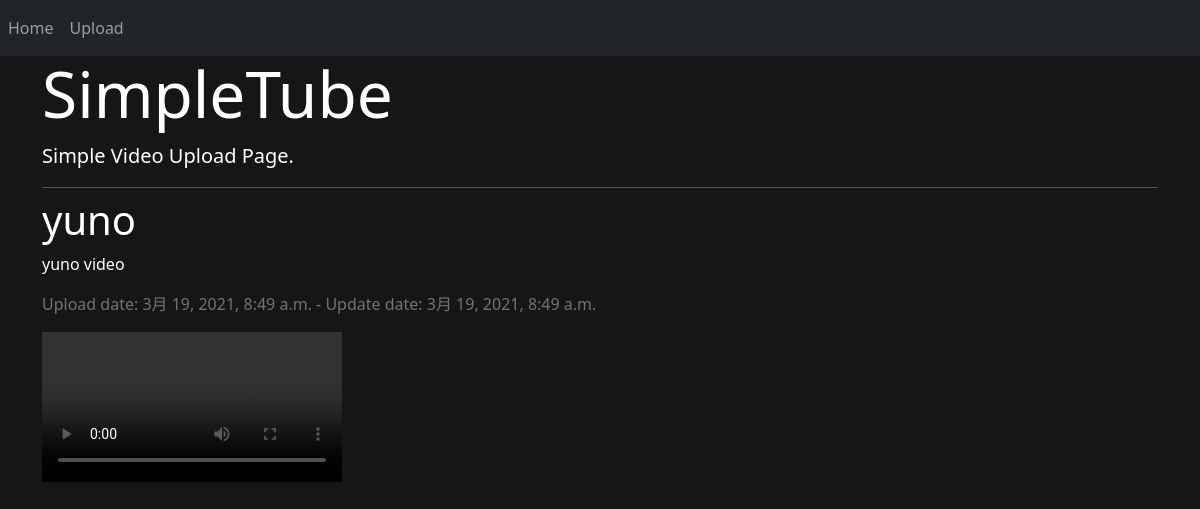
The app's page /play/5/ with its own data.
### videos/models.py (models this page shows, shortened)
class Video(models.Model):
    title = models.CharField('Video Title', max_length=255)
    description = models.TextField('Descriptions(optional)', blank=True)
    thumbnail = models.ImageField('Thumbnail(optional)', upload_to='thumbnails/', null=True, blank=True)  # /media/thumbnails/ファイル名
    upload = models.FileField('File', upload_to='uploads/%Y/%m/%d/')  # /media/uploads/2018/3/20/ファイル名
    created_at = models.DateTimeField('Created date', auto_now_add=True)  # default=timezone.nowと違い、入力欄は表示されない
    updated_at = models.DateTimeField('Update date', auto_now=True)  # 更新するたびにその日時が格納される

### videos/views.py (the view)
# urls.py: path('play/<int:pk>/', views.PlayView.as_view(), name='play'),
class PlayView(generic.DetailView):
    model = Video

### videos/templates/videos/video_detail.html
{% extends 'videos/base.html' %}
{% block content %}
<h1>{{ video.title }}</h1>
<p>{{ video.description }}</p>
<p class="text-muted">Upload date: {{ video.created_at }} - Update date: {{ video.updated_at }}</p>
<div class="embed-responsive embed-responsive-16by9">
  <video controls class="embed-responsive-item" src="{{ video.upload.url }}"></video>
</div>
{% endblock %}

### videos/static/videos/main.css (style rules this page uses)
body { background-color: #161616; color: #fff; }

### records on screen
Video: title "yuno", description "yuno video", created_at "3月 19, 2021, 8:49 a.m.", updated_at "3月 19, 2021, 8:49 a.m."
